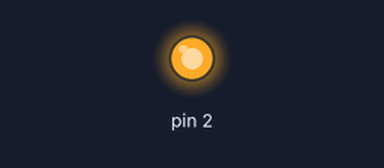
This sketch was run on a simulated Arduino Uno, built with avr-gcc and run on an emulated ATmega328P. Shown: output pins drawn as LEDs (lit = HIGH).

Above: at 17.85 s.
At 39.82 s:
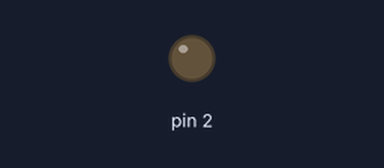
Timing chart, 0 to 40.0 s (numbered marks = the images above):
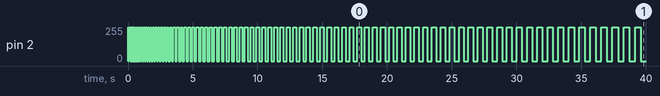

The sketch:

022818_notes.ino
```cpp
int blinkDelay = 0;

void setup() {
  pinMode(2, OUTPUT);
}

void loop() {
  blinkDelay += 5;
  digitalWrite(2, HIGH);
  delay(blinkDelay);
  digitalWrite(2, LOW);
  delay(blinkDelay);
}
```
